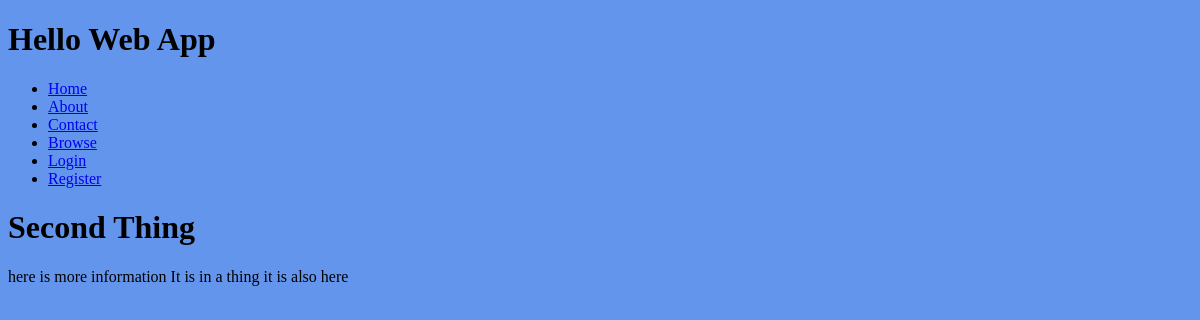
The page /things/second-thing/ on the database as committed earlier.
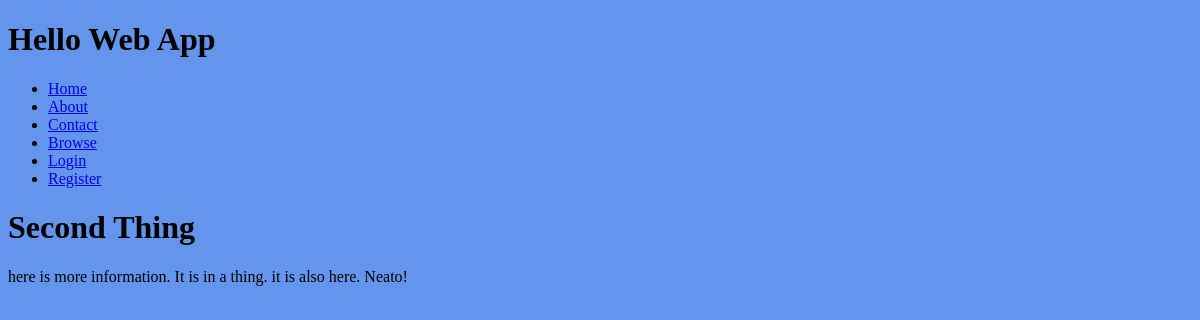
The same page on the database as committed later.
### collection/models.py (models this page shows)
class Thing(models.Model):
    name = models.CharField(max_length = 255)
    description = models.TextField()
    slug = models.SlugField(unique = True)
    user = models.OneToOneField(User, on_delete=models.CASCADE,
                            blank = True, null = True)

### collection/views.py (the view)
# urls.py: path('things/<slug>/', views.thing_detail,name = 'thing_detail'),
def thing_detail(request, slug):
    thing = Thing.objects.get(slug=slug)
    return render(request, 'things/thing_detail.html', {
    'thing': thing,
})

### collection/templates/things/thing_detail.html (shortened to what this page needs)
{% extends 'base.html' %}
{% block content %}
    <h1>{{ thing.name }}</h1>
    <p>{{ thing.description }}</p>
{% endblock content %}

Rows that differ between the two databases and show on the page:
changed Thing "Second Thing": description "here is more information It is in a thing it is also here" → "here is more information. It is in a thing. it is also here. Neato!"
